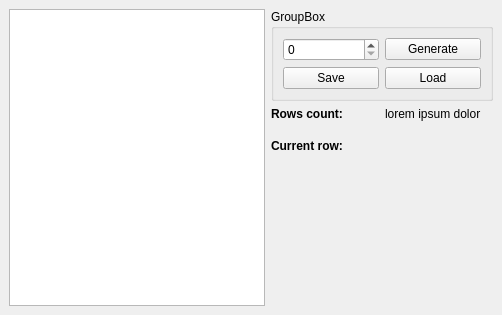
<?xml version="1.0" encoding="UTF-8"?>
<ui version="4.0">
 <class>MainWindow</class>
 <widget class="QMainWindow" name="MainWindow">
  <property name="geometry">
   <rect>
    <x>0</x>
    <y>0</y>
    <width>502</width>
    <height>315</height>
   </rect>
  </property>
  <property name="minimumSize">
   <size>
    <width>502</width>
    <height>315</height>
   </size>
  </property>
  <property name="windowTitle">
   <string>Test</string>
  </property>
  <widget class="QWidget" name="centralwidget">
   <layout class="QGridLayout" name="gridLayout_2">
    <item row="2" column="1">
     <widget class="QWidget" name="widget" native="true">
      <layout class="QGridLayout" name="gridLayout_3">
       <property name="leftMargin">
        <number>0</number>
       </property>
       <item row="0" column="1">
        <spacer name="horizontalSpacer">
         <property name="orientation">
          <enum>Qt::Horizontal</enum>
         </property>
         <property name="sizeHint" stdset="0">
          <size>
           <width>40</width>
           <height>20</height>
          </size>
         </property>
        </spacer>
       </item>
       <item row="0" column="0">
        <widget class="QLabel" name="label_3">
         <property name="font">
          <font>
           <weight>75</weight>
           <bold>true</bold>
          </font>
         </property>
         <property name="text">
          <string>Current row:</string>
         </property>
        </widget>
       </item>
      </layout>
     </widget>
    </item>
    <item row="0" column="1">
     <widget class="QGroupBox" name="groupBox">
      <property name="title">
       <string>GroupBox</string>
      </property>
      <layout class="QGridLayout" name="gridLayout">
       <item row="0" column="0">
        <widget class="QSpinBox" name="rowsCountSpinBox">
         <property name="maximum">
          <number>999999999</number>
         </property>
        </widget>
       </item>
       <item row="0" column="1">
        <widget class="QPushButton" name="generateRowsButton">
         <property name="text">
          <string>Generate</string>
         </property>
        </widget>
       </item>
       <item row="1" column="0">
        <widget class="QPushButton" name="saveToFileButton">
         <property name="text">
          <string>Save</string>
         </property>
        </widget>
       </item>
       <item row="1" column="1">
        <widget class="QPushButton" name="loadFromFileButton">
         <property name="text">
          <string>Load</string>
         </property>
        </widget>
       </item>
      </layout>
     </widget>
    </item>
    <item row="1" column="1">
     <layout class="QHBoxLayout" name="horizontalLayout">
      <item>
       <widget class="QLabel" name="label">
        <property name="font">
         <font>
          <weight>75</weight>
          <bold>true</bold>
         </font>
        </property>
        <property name="text">
         <string>Rows count: </string>
        </property>
       </widget>
      </item>
      <item>
       <widget class="QLabel" name="rowsCountLabel">
        <property name="text">
         <string>lorem ipsum dolor</string>
        </property>
       </widget>
      </item>
     </layout>
    </item>
    <item row="3" column="1">
     <spacer name="verticalSpacer">
      <property name="orientation">
       <enum>Qt::Vertical</enum>
      </property>
      <property name="sizeHint" stdset="0">
       <size>
        <width>20</width>
        <height>40</height>
       </size>
      </property>
     </spacer>
    </item>
    <item row="0" column="0" rowspan="4">
     <widget class="QTableView" name="tableView">
      <property name="selectionMode">
       <enum>QAbstractItemView::SingleSelection</enum>
      </property>
      <property name="selectionBehavior">
       <enum>QAbstractItemView::SelectRows</enum>
      </property>
     </widget>
    </item>
   </layout>
  </widget>
 </widget>
 <resources/>
 <connections/>
</ui>
